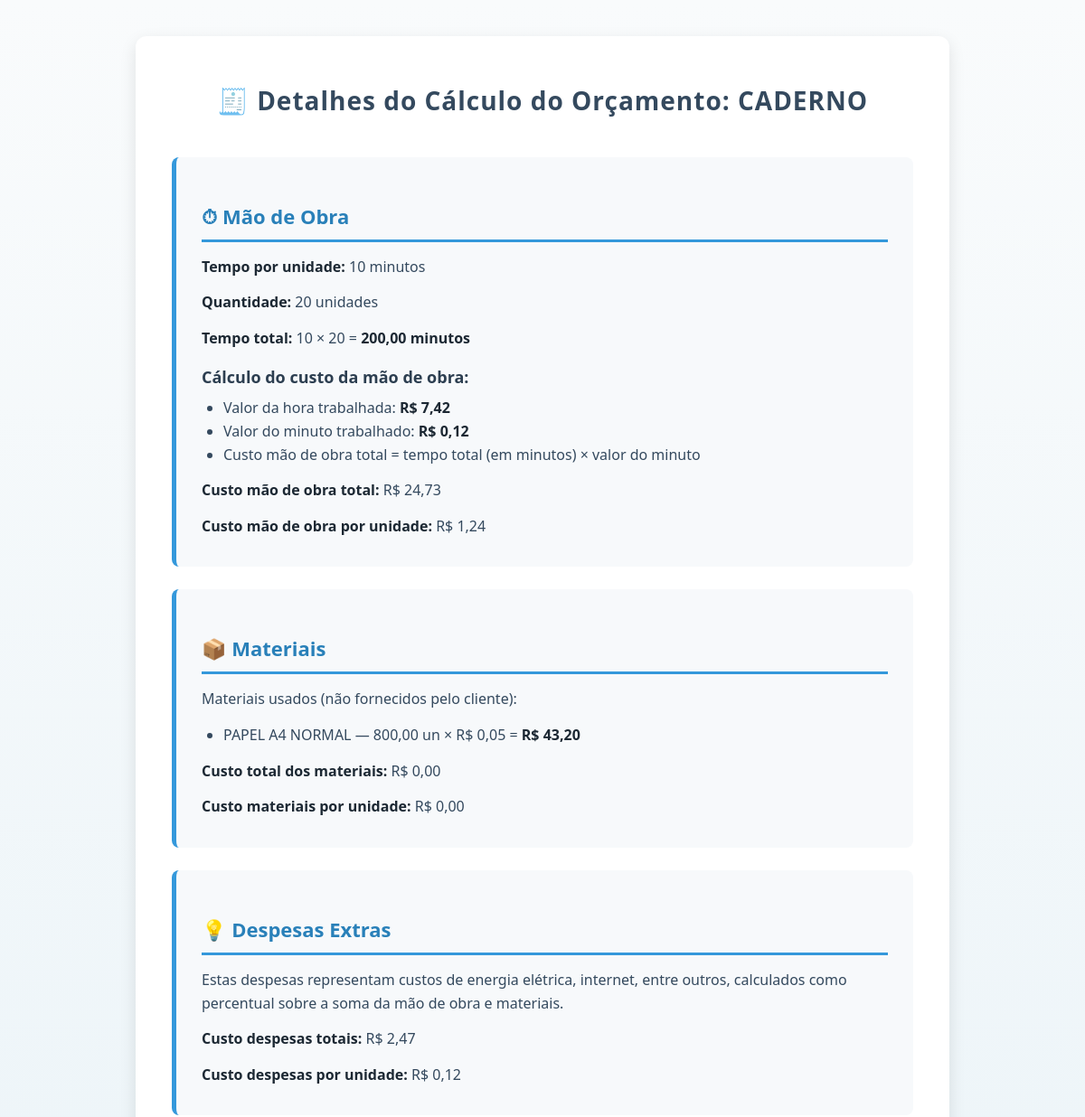
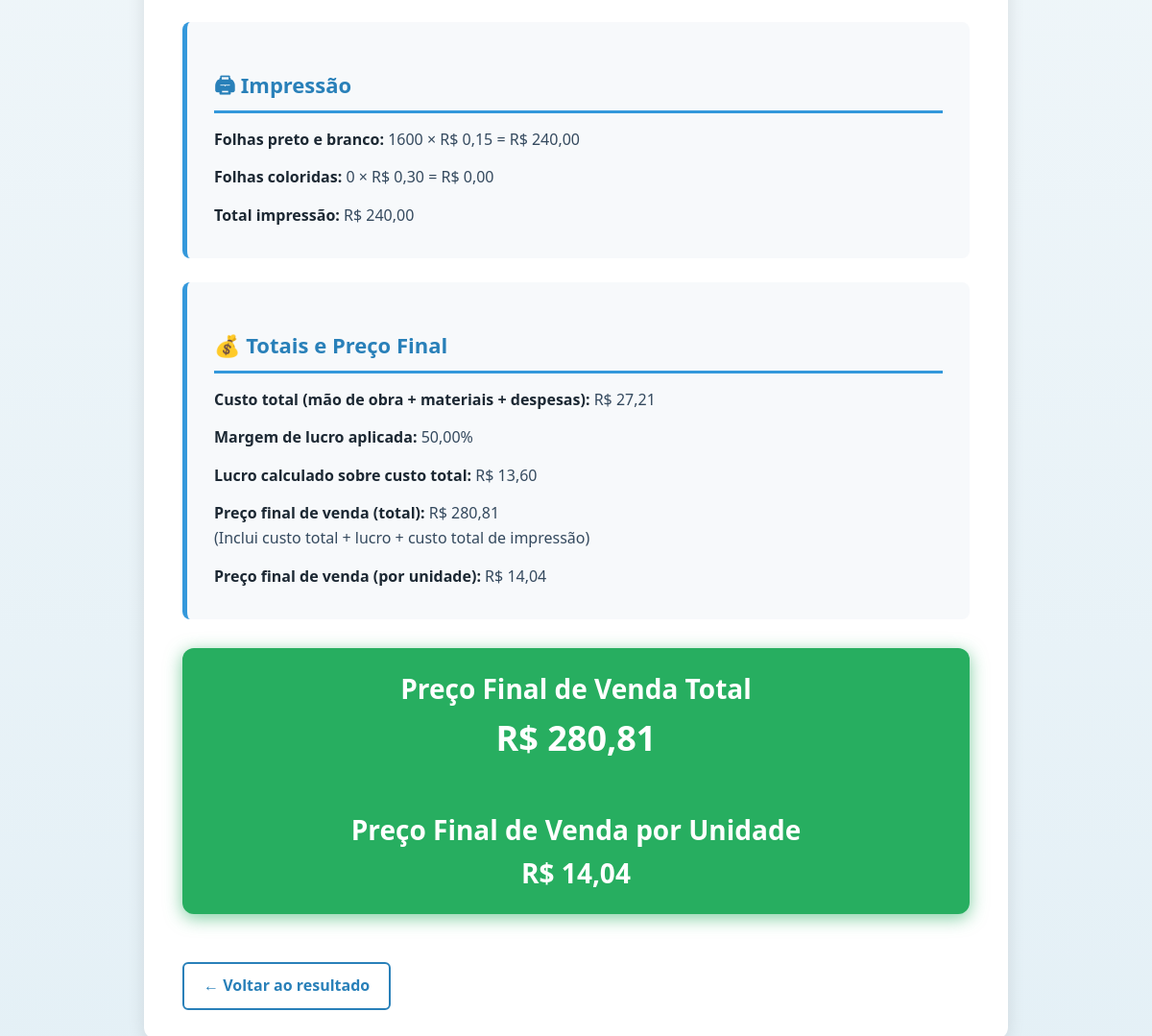
Screenshot of /orcamento/26/detalhes-preco/ with the database file from the repository (2 pictures, top to bottom).
### core/models.py (models this page shows, shortened)
class Orcamento(models.Model):
    nome = models.CharField("Nome do orçamento", max_length=200)
    cliente = models.ForeignKey("Cliente", on_delete=models.CASCADE)
    empresa = models.ForeignKey("Empresa", on_delete=models.CASCADE)
    quantidade = models.PositiveIntegerField("Quantidade")
    tempo_por_unidade = models.PositiveIntegerField("Tempo por unidade (minutos)")
    margem_lucro = models.DecimalField("Margem de lucro (%)", max_digits=5, decimal_places=2, null=True, blank=True)
    folhas_pb = models.PositiveIntegerField("Folhas PB", default=0)
    folhas_coloridas = models.PositiveIntegerField("Folhas coloridas", default=0)
    data_criacao = models.DateTimeField("Data de criação", auto_now_add=True)
    def calcular(self):
        config = ConfiguracoesSistema.objects.first()
        if not config:
            raise Exception("Cadastre as configurações do sistema primeiro.")
        arredonda = lambda v: v.quantize(Decimal('0.01'), rounding=ROUND_HALF_UP)
        margem = self.margem_lucro or config.margem_lucro_padrao
        valor_hora = config.valor_hora()
        tempo_total_horas = (Decimal(self.tempo_por_unidade) * Decimal(self.quantidade)) / Decimal(60)
        custo_mao_obra = tempo_total_horas * valor_hora
        materiais_detalhados = []
        custo_materiais = Decimal('0.00')
        for uso in self.materiaisutilizados.all():
            material = uso.material
            total = material.valor_unitario() * uso.quantidade_utilizada
            fornecido = getattr(uso, 'fornecido_pelo_cliente', False)
            if not fornecido:
                custo_materiais += total
            materiais_detalhados.append({
                "nome": material.nome,
                "quantidade": uso.quantidade_utilizada,
                "unidade": "un",  # ajuste conforme seu modelo
                "valor_unitario": arredonda(material.valor_unitario()),
                "total": arredonda(total),
                "fornecido_pelo_cliente": fornecido,
            })
        subtotal_sem_despesas = custo_mao_obra + custo_materiais
        percentual_despesas = (config.percentual_energia + config.percentual_internet) / Decimal(100)
        custo_despesas = subtotal_sem_despesas * percentual_despesas
        custo_total = subtotal_sem_despesas + custo_despesas
        valor_pb_unit = config.custo_impressao_pb
        valor_colorida_unit = config.custo_impressao_colorida
        valor_impressao_pb = Decimal(self.folhas_pb) * valor_pb_unit
        valor_impressao_colorida = Decimal(self.folhas_coloridas) * valor_colorida_unit
        valor_total_impressao = valor_impressao_pb + valor_impressao_colorida
        lucro = custo_total * (margem / Decimal(100))
        preco_total = custo_total + lucro + valor_total_impressao
        preco_unitario = preco_total / Decimal(self.quantidade)
        return {
            "tempo_por_unidade": self.tempo_por_unidade,
            "custo_mao_obra": arredonda(custo_mao_obra),
            "custo_materiais": arredonda(custo_materiais),
            "custo_despesas": arredonda(custo_despesas),
            "custo_total": arredonda(custo_total),
            "custo_mao_obra_unit": arredonda(custo_mao_obra / self.quantidade),
            "custo_materiais_unit": arredonda(custo_materiais / self.quantidade),
            "custo_despesas_unit": arredonda(custo_despesas / self.quantidade),
            "custo_unitario": arredonda(custo_total / self.quantidade),
            "valor_pb_unit": arredonda(valor_pb_unit),
            "valor_colorida_unit": arredonda(valor_colorida_unit),
            "valor_impressao_pb": arredonda(valor_impressao_pb),
            "valor_impressao_colorida": arredonda(valor_impressao_colorida),
            "valor_total_impressao": arredonda(valor_total_impressao),
            "preco_unitario": arredonda(preco_unitario),
            "preco_total": arredonda(preco_total),
            "lucro": arredonda(lucro),
            "materiais_detalhados": materiais_detalhados,
            "salario_desejado": arredonda(config.valor_mensal_desejado),
            "dias_semana": config.dias_por_semana,
            "horas_dia": config.horas_por_dia,
            "horas_semana": config.dias_por_semana * config.horas_por_dia,
            "horas_mes": Decimal(config.dias_por_semana * config.horas_por_dia) * Decimal('4.33'),
            "valor_hora": arredonda(valor_hora),
            "valor_minuto": arredonda(valor_hora / Decimal(60)),
        }

class Material(models.Model):
    nome = models.CharField("Nome do material", max_length=100)
    preco_pacote = models.DecimalField("Preço por pacote", max_digits=10, decimal_places=2)
    quantidade_por_pacote = models.PositiveIntegerField("Quantidade por pacote")
    unidade = models.CharField("Unidade", max_length=20, default="un")  # <-- campo adicionado
    def valor_unitario(self):
        if self.quantidade_por_pacote == 0:
            return Decimal('0.00')
        return (self.preco_pacote / self.quantidade_por_pacote).quantize(Decimal('0.0001'), rounding=ROUND_HALF_UP)

class MateriaisUtilizados(models.Model):
    orcamento = models.ForeignKey(Orcamento, on_delete=models.CASCADE, related_name='materiaisutilizados')
    material = models.ForeignKey(Material, on_delete=models.CASCADE)
    quantidade_utilizada = models.DecimalField("Quantidade utilizada", max_digits=10, decimal_places=2)
    fornecido_pelo_cliente = models.BooleanField("Fornecido pelo cliente?", default=False)

### core/views.py (the view)
# urls.py: path('orcamento/<int:pk>/detalhes-preco/', views.detalhes_preco, name='detalhes_preco'),
def detalhes_preco(request, pk):
    orcamento = get_object_or_404(Orcamento, pk=pk)
    resultado = orcamento.calcular()
    tempo_total_minutos = orcamento.tempo_por_unidade * orcamento.quantidade
    return render(request, 'core/detalhes_preco.html', {
        'orcamento': orcamento,
        'resultado': resultado,
        'tempo_total_minutos': tempo_total_minutos,
    })

### core/models.py (called while the page is built)
    def valor_hora(self):
        semanas_mes = Decimal('4.33')
        total_horas = Decimal(self.dias_por_semana * self.horas_por_dia) * semanas_mes
        if total_horas == 0:
            return Decimal('0.00')
        valor = self.valor_mensal_desejado / total_horas
        return valor.quantize(Decimal('0.01'), rounding=ROUND_HALF_UP)

### core/templates/core/detalhes_preco.html (shortened to what this page needs)
<!DOCTYPE html>
<html lang="pt-br">
<head>
</head>
<body>
  <div class="container">
    <h1>🧾 Detalhes do Cálculo do Orçamento: {{ orcamento.nome }}</h1>
    <div class="section-block">
      <h2>⏱ Mão de Obra</h2>
      <p><strong>Tempo por unidade:</strong> {{ resultado.tempo_por_unidade }} minutos</p>
      <p><strong>Quantidade:</strong> {{ orcamento.quantidade }} unidades</p>
      <p><strong>Tempo total:</strong> {{ resultado.tempo_por_unidade }} × {{ orcamento.quantidade }} =
      <strong>{{ tempo_total_minutos|floatformat:2 }} minutos</strong></p>
      <h3>Cálculo do custo da mão de obra:</h3>
      <ul>
        <li>Valor da hora trabalhada: <strong>R$ {{ resultado.valor_hora }}</strong></li>
        <li>Valor do minuto trabalhado: <strong>R$ {{ resultado.valor_minuto }}</strong></li>
        <li>Custo mão de obra total = tempo total (em minutos) × valor do minuto</li>
      </ul>
      <p><strong>Custo mão de obra total:</strong> R$ {{ resultado.custo_mao_obra }}</p>
      <p><strong>Custo mão de obra por unidade:</strong> R$ {{ resultado.custo_mao_obra_unit }}</p>
    </div>
    <div class="section-block">
      <h2>📦 Materiais</h2>
      {% if resultado.materiais_detalhados %}
        <p>Materiais usados (não fornecidos pelo cliente):</p>
        <ul>
          {% for mat in resultado.materiais_detalhados %}
            <li>{{ mat.nome }} — {{ mat.quantidade }} {{ mat.unidade }} × R$ {{ mat.valor_unitario }} = <strong>R$ {{ mat.total }}</strong></li>
          {% endfor %}
        </ul>
      {% else %}
        <p>O cliente forneceu todos os materiais.</p>
      {% endif %}
      <p><strong>Custo total dos materiais:</strong> R$ {{ resultado.custo_materiais }}</p>
      <p><strong>Custo materiais por unidade:</strong> R$ {{ resultado.custo_materiais_unit }}</p>
    </div>
    <div class="section-block">
      <h2>💡 Despesas Extras</h2>
      <p>Estas despesas representam custos de energia elétrica, internet, entre outros, calculados como percentual sobre a soma da mão de obra e materiais.</p>
      <p><strong>Custo despesas totais:</strong> R$ {{ resultado.custo_despesas }}</p>
      <p><strong>Custo despesas por unidade:</strong> R$ {{ resultado.custo_despesas_unit }}</p>
    </div>
    <div class="section-block">
      <h2>🖨 Impressão</h2>
      <p><strong>Folhas preto e branco:</strong> {{ orcamento.folhas_pb }} × R$ {{ resultado.valor_pb_unit }} = R$ {{ resultado.valor_impressao_pb }}</p>
      <p><strong>Folhas coloridas:</strong> {{ orcamento.folhas_coloridas }} × R$ {{ resultado.valor_colorida_unit }} = R$ {{ resultado.valor_impressao_colorida }}</p>
      <p><strong>Total impressão:</strong> R$ {{ resultado.valor_total_impressao }}</p>
    </div>
    <div class="section-block">
      <h2>💰 Totais e Preço Final</h2>
      <p><strong>Custo total (mão de obra + materiais + despesas):</strong> R$ {{ resultado.custo_total }}</p>
      <p><strong>Margem de lucro aplicada:</strong> {{ orcamento.margem_lucro|default:"Margem padrão" }}%</p>
      <p><strong>Lucro calculado sobre custo total:</strong> R$ {{ resultado.lucro }}</p>
      <p><strong>Preço final de venda (total):</strong>
        R$ {{ resultado.preco_total }} <br />
        (Inclui custo total + lucro + custo total de impressão)
      </p>
      <p><strong>Preço final de venda (por unidade):</strong> R$ {{ resultado.preco_unitario }}</p>
    </div>
    <div class="final-price">
      Preço Final de Venda Total<br>
      <span style="font-size: 36px;">R$ {{ resultado.preco_total }}</span>
      <br><br>
      Preço Final de Venda por Unidade<br>
      <span style="font-size: 28px;">R$ {{ resultado.preco_unitario }}</span>
    </div>
    <a href="{% url 'resultado_orcamento' orcamento.pk %}" class="back-link">← Voltar ao resultado</a>
  </div>
</body>
</html>

### core/templates/core/detalhes_preco.html (style rules this page uses)
* { box-sizing: border-box; }
body { font-family: 'Segoe UI', Tahoma, Geneva, Verdana, sans-serif; background: linear-gradient(to bottom, #f9fbfc, #e4f0f6); margin: 0; padding: 20px; color: #2c3e50; line-height: 1.6; word-wrap: break-word; -webkit-font-smoothing: antialiased; }
.container { max-width: 900px; background: white; margin: 20px auto; padding: 30px 40px; border-radius: 12px; box-shadow: 0 6px 18px rgba(0,0,0,0.1); }
h1 { text-align: center; font-weight: 700; margin-bottom: 40px; font-size: 28px; color: #34495e; letter-spacing: 1px; }
h2 { border-bottom: 3px solid #3498db; padding-bottom: 8px; margin-top: 30px; margin-bottom: 15px; font-weight: 600; color: #2980b9; font-size: 22px; }
h3 { color: #2c3e50; margin-top: 15px; margin-bottom: 8px; font-weight: 600; font-size: 18px; }
p, ul { font-size: 16px; margin: 6px 0 14px 0; color: #34495e; }
ul { padding-left: 24px; }
strong { color: #1c2833; }
.highlight, .final-price { background: #d6eaf8; padding: 20px 25px; border-radius: 12px; font-weight: 700; font-size: 22px; margin-top: 30px; text-align: center; color: #117a8b; box-shadow: 0 2px 12px rgba(17, 122, 139, 0.3); user-select: all; word-break: break-word; }
.final-price { background: #27ae60; color: white; font-size: 28px; box-shadow: 0 4px 18px rgba(39, 174, 96, 0.6); margin-bottom: 40px; }
.section-block { background: #f7f9fb; border-left: 5px solid #3498db; border-radius: 8px; padding: 18px 28px; margin-bottom: 25px; }
a.back-link { display: inline-block; margin-top: 10px; text-decoration: none; font-weight: 600; color: #2980b9; border: 2px solid #2980b9; padding: 10px 20px; border-radius: 6px; transition: background-color 0.3s ease, color 0.3s ease; word-break: break-word; }

### rows the page displays
Orcamento: nome "CADERNO", quantidade "20", folhas_pb "1600", folhas_coloridas "0", margem_lucro "50,00"
Material: nome "PAPEL A4 NORMAL"
MateriaisUtilizados: quantidade "800,00"

### other values shown
{{ resultado.tempo_por_unidade }} "10"
{{ tempo_total_minutos|floatformat:2 }} "200,00"
{{ resultado.valor_hora }} "7,42"
{{ resultado.valor_minuto }} "0,12"
{{ resultado.custo_mao_obra }} "24,73"
{{ resultado.custo_mao_obra_unit }} "1,24"
{{ mat.unidade }} "un"
{{ mat.valor_unitario }} "0,05"
{{ mat.total }} "43,20"
{{ resultado.custo_materiais }} "0,00"
{{ resultado.custo_materiais_unit }} "0,00"
{{ resultado.custo_despesas }} "2,47"
{{ resultado.custo_despesas_unit }} "0,12"
{{ resultado.valor_pb_unit }} "0,15"
{{ resultado.valor_impressao_pb }} "240,00"
